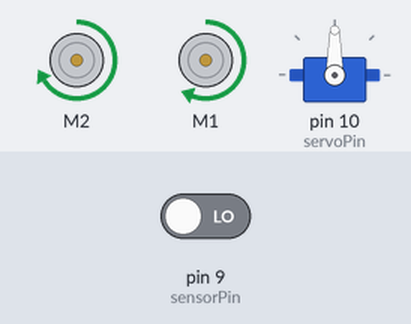
This sketch was run on a simulated Arduino Uno, built with avr-gcc and run on an emulated ATmega328P. On the bench: 2 × DC motor (green arrow = forward, orange = backward, longer = faster), servo. The inputs (shaded band) are chosen by the test bench; at power-on: pin 9 (sensorPin) LOW.

Above: at 0.04 s.
Timing chart, 0 to 3.0 s (numbered marks = the images above):
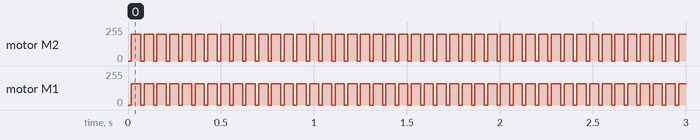

Measured:
- by itself, motor M2: alternates forward 200/255 for 0.05 s and stopped for 0.02 s
- by itself, motor M1: alternates forward 160/255 for 0.05 s and stopped for 0.02 s

The sketch:

UltrasonicSensorCar.ino
```cpp
 /*  Nicholas Vadivelu & Bingran Li
 *  TER4M1
 *  Mr. Jay
 *
 *  Car with Ultrasonic Motor
 */
#include <AFMotor.h> //for wheels
#include <Servo.h> //to rotate sensor

// Declare both motors for wheels
AF_DCMotor m2(1);
AF_DCMotor m1(2);

//servo to rotate sensor
Servo servo;

//Pins
int sensorPin = 9; //ultraosonic sensor pin
int servoPin = 10;

double diff = 0.8;
int distTravelled = 0;

void moveMotor(int speed1, int speed2, int duration) {
  //motor speed to 0 to start
  m1.setSpeed(0);
  m2.setSpeed(0);

  //sets forward or backward based on speed
  m1.run(speed1 > 0 ? FORWARD : BACKWARD);
  m2.run(speed2 > 0 ? FORWARD : BACKWARD);

  //absolute values speed
  speed1 *= (speed1 >= 0 ? 1 : -1);
  speed2 *= (speed2 >= 0 ? 1 : -1);

  //moves the motor
  m1.setSpeed(speed1);
  m2.setSpeed(speed2*diff);

  delay(duration);

  //stops motors
  m1.run(RELEASE);
  m2.run(RELEASE);
}

float distance(int pin)
{
  unsigned long time;
  unsigned long sizeofpulse;
  float range;

  pinMode(pin, OUTPUT); //return digital pin to OUTPUT mode after reading
  digitalWrite(pin, LOW);
  delayMicroseconds(25);
  digitalWrite(pin, HIGH); //Trig pin pulsed LOW for 25usec
  time = micros(); //record timer
  pinMode(pin, INPUT); //change pin to INPUT to read the echo pulse
  sizeofpulse = pulseIn(pin, LOW, 18000); //should be approx 150usec, timeout at 18msec
  time = micros() - time - sizeofpulse; // amount of time elapsed since we sent the trigger pulse and detect the echo pulse, then subtract the size of the echo pulse
  range = (time*340.29/2/10000)-3; // convert to distance in centimeters
  return range;
}

void setup() {
  //Set up pins
  pinMode(sensorPin, OUTPUT);

  //allows motors to run
  m1.run(RELEASE);
  m2.run(RELEASE);
  servo.attach(servoPin);
  servo.write(90); // Point straight initially
}

void loop() {
  // Determines the duration of the turn, depending on battery level and wheel this will be different
  int lTurnTime = 775;
  int rTurnTime = 680;
  float dist = distance(sensorPin); //gets the distance of the obstacle in front
  if (dist > 10) {//obstacle is a safe distance away
    moveMotor(200, 200, 50);
  } else { //obstacle is close
    moveMotor(200, 0, rTurnTime);//90 degree right turn
    servo.write(0); // Turn servo left
    delay(500);
    while (distance(sensorPin) < 30) { //keep moving sideways until you cross the object
      moveMotor(200, 200, 50);
      distTravelled++;
    }
    moveMotor(200,200,200); // Clear the box
    moveMotor(0, 200, lTurnTime); //turn straight
    delay(500);
    while (distance(sensorPin) < 30) { //keep moving forward until you pass the object
      moveMotor(200, 200, 50);
    }
    moveMotor(200,200,200); // Clear the box
    moveMotor(0, 200, lTurnTime); //turn sideways again
    delay(500);
    for (int i = 0 ; i < distTravelled ; i++) {
      moveMotor(200, 200, 50);
    }
    moveMotor(200,200,200); // Compensate for claering the box earlier
    moveMotor(200, 0, rTurnTime);//90 degree right turn
    servo.write(90); // Point sensor straight
  }
}
```
